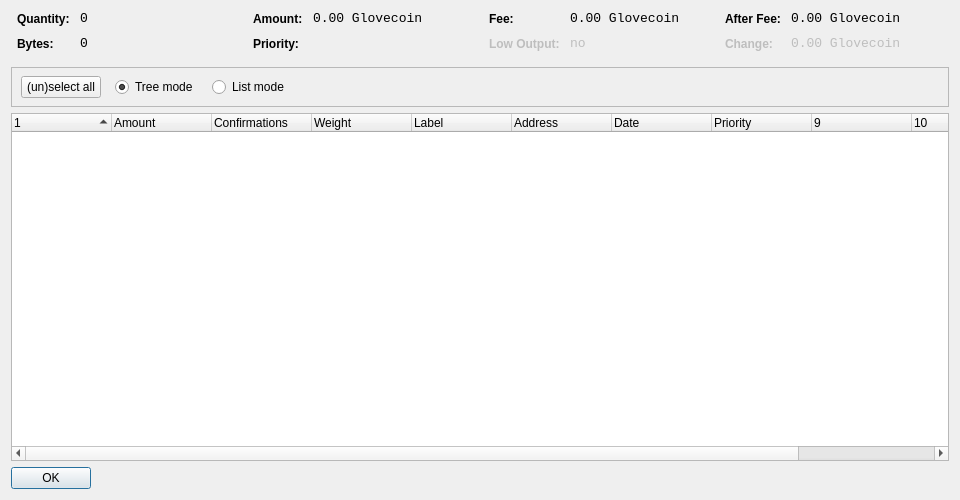
<?xml version="1.0" encoding="UTF-8"?>
<ui version="4.0">
 <class>CoinControlDialog</class>
 <widget class="QDialog" name="CoinControlDialog">
  <property name="geometry">
   <rect>
    <x>0</x>
    <y>0</y>
    <width>960</width>
    <height>500</height>
   </rect>
  </property>
  <property name="windowTitle">
   <string>Coin Control</string>
  </property>
  <layout class="QVBoxLayout" name="verticalLayout">
   <item>
    <layout class="QHBoxLayout" name="horizontalLayoutTop" stretch="0,0,0,0">
     <property name="topMargin">
      <number>0</number>
     </property>
     <property name="bottomMargin">
      <number>10</number>
     </property>
     <item>
      <layout class="QFormLayout" name="formLayoutCoinControl1">
       <property name="horizontalSpacing">
        <number>10</number>
       </property>
       <property name="verticalSpacing">
        <number>10</number>
       </property>
       <property name="leftMargin">
        <number>6</number>
       </property>
       <property name="rightMargin">
        <number>6</number>
       </property>
       <item row="0" column="0">
        <widget class="QLabel" name="labelCoinControlQuantityText">
         <property name="styleSheet">
          <string notr="true">font-weight:bold;</string>
         </property>
         <property name="text">
          <string>Quantity:</string>
         </property>
        </widget>
       </item>
       <item row="0" column="1">
        <widget class="QLabel" name="labelCoinControlQuantity">
         <property name="font">
          <font>
           <family>Monospace</family>
           <pointsize>10</pointsize>
          </font>
         </property>
         <property name="cursor">
          <cursorShape>IBeamCursor</cursorShape>
         </property>
         <property name="contextMenuPolicy">
          <enum>Qt::ActionsContextMenu</enum>
         </property>
         <property name="text">
          <string notr="true">0</string>
         </property>
         <property name="textInteractionFlags">
          <set>Qt::LinksAccessibleByMouse|Qt::TextSelectableByKeyboard|Qt::TextSelectableByMouse</set>
         </property>
        </widget>
       </item>
       <item row="1" column="0">
        <widget class="QLabel" name="labelCoinControlBytesText">
         <property name="styleSheet">
          <string notr="true">font-weight:bold;</string>
         </property>
         <property name="text">
          <string>Bytes:</string>
         </property>
        </widget>
       </item>
       <item row="1" column="1">
        <widget class="QLabel" name="labelCoinControlBytes">
         <property name="font">
          <font>
           <family>Monospace</family>
           <pointsize>10</pointsize>
          </font>
         </property>
         <property name="cursor">
          <cursorShape>IBeamCursor</cursorShape>
         </property>
         <property name="contextMenuPolicy">
          <enum>Qt::ActionsContextMenu</enum>
         </property>
         <property name="text">
          <string notr="true">0</string>
         </property>
         <property name="textInteractionFlags">
          <set>Qt::LinksAccessibleByMouse|Qt::TextSelectableByKeyboard|Qt::TextSelectableByMouse</set>
         </property>
        </widget>
       </item>
      </layout>
     </item>
     <item>
      <layout class="QFormLayout" name="formLayoutCoinControl2">
       <property name="horizontalSpacing">
        <number>10</number>
       </property>
       <property name="verticalSpacing">
        <number>10</number>
       </property>
       <property name="leftMargin">
        <number>6</number>
       </property>
       <property name="rightMargin">
        <number>6</number>
       </property>
       <item row="0" column="0">
        <widget class="QLabel" name="labelCoinControlAmountText">
         <property name="styleSheet">
          <string notr="true">font-weight:bold;</string>
         </property>
         <property name="text">
          <string>Amount:</string>
         </property>
        </widget>
       </item>
       <item row="0" column="1">
        <widget class="QLabel" name="labelCoinControlAmount">
         <property name="font">
          <font>
           <family>Monospace</family>
           <pointsize>10</pointsize>
          </font>
         </property>
         <property name="cursor">
          <cursorShape>IBeamCursor</cursorShape>
         </property>
         <property name="contextMenuPolicy">
          <enum>Qt::ActionsContextMenu</enum>
         </property>
         <property name="text">
          <string notr="true">0.00 Glovecoin</string>
         </property>
         <property name="textInteractionFlags">
          <set>Qt::LinksAccessibleByMouse|Qt::TextSelectableByKeyboard|Qt::TextSelectableByMouse</set>
         </property>
        </widget>
       </item>
       <item row="1" column="0">
        <widget class="QLabel" name="labelCoinControlPriorityText">
         <property name="styleSheet">
          <string notr="true">font-weight:bold;</string>
         </property>
         <property name="text">
          <string>Priority:</string>
         </property>
        </widget>
       </item>
       <item row="1" column="1">
        <widget class="QLabel" name="labelCoinControlPriority">
         <property name="font">
          <font>
           <family>Monospace</family>
           <pointsize>10</pointsize>
          </font>
         </property>
         <property name="cursor">
          <cursorShape>IBeamCursor</cursorShape>
         </property>
         <property name="contextMenuPolicy">
          <enum>Qt::ActionsContextMenu</enum>
         </property>
         <property name="text">
          <string/>
         </property>
         <property name="textInteractionFlags">
          <set>Qt::LinksAccessibleByMouse|Qt::TextSelectableByKeyboard|Qt::TextSelectableByMouse</set>
         </property>
        </widget>
       </item>
      </layout>
     </item>
     <item>
      <layout class="QFormLayout" name="formLayoutCoinControl3">
       <property name="horizontalSpacing">
        <number>10</number>
       </property>
       <property name="verticalSpacing">
        <number>10</number>
       </property>
       <property name="leftMargin">
        <number>6</number>
       </property>
       <property name="rightMargin">
        <number>6</number>
       </property>
       <item row="0" column="0">
        <widget class="QLabel" name="labelCoinControlFeeText">
         <property name="styleSheet">
          <string notr="true">font-weight:bold;</string>
         </property>
         <property name="text">
          <string>Fee:</string>
         </property>
        </widget>
       </item>
       <item row="0" column="1">
        <widget class="QLabel" name="labelCoinControlFee">
         <property name="font">
          <font>
           <family>Monospace</family>
           <pointsize>10</pointsize>
          </font>
         </property>
         <property name="cursor">
          <cursorShape>IBeamCursor</cursorShape>
         </property>
         <property name="contextMenuPolicy">
          <enum>Qt::ActionsContextMenu</enum>
         </property>
         <property name="text">
          <string notr="true">0.00 Glovecoin</string>
         </property>
         <property name="textInteractionFlags">
          <set>Qt::LinksAccessibleByMouse|Qt::TextSelectableByKeyboard|Qt::TextSelectableByMouse</set>
         </property>
        </widget>
       </item>
       <item row="1" column="0">
        <widget class="QLabel" name="labelCoinControlLowOutputText">
         <property name="enabled">
          <bool>false</bool>
         </property>
         <property name="styleSheet">
          <string notr="true">font-weight:bold;</string>
         </property>
         <property name="text">
          <string>Low Output:</string>
         </property>
        </widget>
       </item>
       <item row="1" column="1">
        <widget class="QLabel" name="labelCoinControlLowOutput">
         <property name="enabled">
          <bool>false</bool>
         </property>
         <property name="font">
          <font>
           <family>Monospace</family>
           <pointsize>10</pointsize>
          </font>
         </property>
         <property name="cursor">
          <cursorShape>IBeamCursor</cursorShape>
         </property>
         <property name="contextMenuPolicy">
          <enum>Qt::ActionsContextMenu</enum>
         </property>
         <property name="text">
          <string notr="true">no</string>
         </property>
         <property name="textInteractionFlags">
          <set>Qt::LinksAccessibleByMouse|Qt::TextSelectableByKeyboard|Qt::TextSelectableByMouse</set>
         </property>
        </widget>
       </item>
      </layout>
     </item>
     <item>
      <layout class="QFormLayout" name="formLayoutCoinControl4">
       <property name="horizontalSpacing">
        <number>10</number>
       </property>
       <property name="verticalSpacing">
        <number>10</number>
       </property>
       <property name="leftMargin">
        <number>6</number>
       </property>
       <property name="rightMargin">
        <number>6</number>
       </property>
       <item row="0" column="0">
        <widget class="QLabel" name="labelCoinControlAfterFeeText">
         <property name="styleSheet">
          <string notr="true">font-weight:bold;</string>
         </property>
         <property name="text">
          <string>After Fee:</string>
         </property>
        </widget>
       </item>
       <item row="0" column="1">
        <widget class="QLabel" name="labelCoinControlAfterFee">
         <property name="font">
          <font>
           <family>Monospace</family>
           <pointsize>10</pointsize>
          </font>
         </property>
         <property name="cursor">
          <cursorShape>IBeamCursor</cursorShape>
         </property>
         <property name="contextMenuPolicy">
          <enum>Qt::ActionsContextMenu</enum>
         </property>
         <property name="text">
          <string notr="true">0.00 Glovecoin</string>
         </property>
         <property name="textInteractionFlags">
          <set>Qt::LinksAccessibleByMouse|Qt::TextSelectableByKeyboard|Qt::TextSelectableByMouse</set>
         </property>
        </widget>
       </item>
       <item row="1" column="0">
        <widget class="QLabel" name="labelCoinControlChangeText">
         <property name="enabled">
          <bool>false</bool>
         </property>
         <property name="styleSheet">
          <string notr="true">font-weight:bold;</string>
         </property>
         <property name="text">
          <string>Change:</string>
         </property>
        </widget>
       </item>
       <item row="1" column="1">
        <widget class="QLabel" name="labelCoinControlChange">
         <property name="enabled">
          <bool>false</bool>
         </property>
         <property name="font">
          <font>
           <family>Monospace</family>
           <pointsize>10</pointsize>
          </font>
         </property>
         <property name="cursor">
          <cursorShape>IBeamCursor</cursorShape>
         </property>
         <property name="contextMenuPolicy">
          <enum>Qt::ActionsContextMenu</enum>
         </property>
         <property name="text">
          <string notr="true">0.00 Glovecoin</string>
         </property>
         <property name="textInteractionFlags">
          <set>Qt::LinksAccessibleByMouse|Qt::TextSelectableByKeyboard|Qt::TextSelectableByMouse</set>
         </property>
        </widget>
       </item>
      </layout>
     </item>
    </layout>
   </item>
   <item>
    <widget class="QFrame" name="frame">
     <property name="minimumSize">
      <size>
       <width>0</width>
       <height>40</height>
      </size>
     </property>
     <property name="frameShape">
      <enum>QFrame::StyledPanel</enum>
     </property>
     <property name="frameShadow">
      <enum>QFrame::Sunken</enum>
     </property>
     <widget class="QWidget" name="horizontalLayoutWidget">
      <property name="geometry">
       <rect>
        <x>10</x>
        <y>0</y>
        <width>781</width>
        <height>41</height>
       </rect>
      </property>
      <layout class="QHBoxLayout" name="horizontalLayoutPanel" stretch="0,0,0,0,0">
       <property name="spacing">
        <number>14</number>
       </property>
       <item>
        <widget class="QPushButton" name="pushButtonSelectAll">
         <property name="sizePolicy">
          <sizepolicy hsizetype="Maximum" vsizetype="Fixed">
           <horstretch>0</horstretch>
           <verstretch>0</verstretch>
          </sizepolicy>
         </property>
         <property name="text">
          <string>(un)select all</string>
         </property>
        </widget>
       </item>
       <item>
        <widget class="QRadioButton" name="radioTreeMode">
         <property name="sizePolicy">
          <sizepolicy hsizetype="Maximum" vsizetype="Fixed">
           <horstretch>0</horstretch>
           <verstretch>0</verstretch>
          </sizepolicy>
         </property>
         <property name="text">
          <string>Tree mode</string>
         </property>
         <property name="checked">
          <bool>true</bool>
         </property>
        </widget>
       </item>
       <item>
        <widget class="QRadioButton" name="radioListMode">
         <property name="sizePolicy">
          <sizepolicy hsizetype="Maximum" vsizetype="Fixed">
           <horstretch>0</horstretch>
           <verstretch>0</verstretch>
          </sizepolicy>
         </property>
         <property name="text">
          <string>List mode</string>
         </property>
        </widget>
       </item>
       <item>
        <spacer name="horizontalSpacer">
         <property name="orientation">
          <enum>Qt::Horizontal</enum>
         </property>
         <property name="sizeHint" stdset="0">
          <size>
           <width>40</width>
           <height>20</height>
          </size>
         </property>
        </spacer>
       </item>
      </layout>
     </widget>
    </widget>
   </item>
   <item>
    <widget class="CoinControlTreeWidget" name="treeWidget">
     <property name="contextMenuPolicy">
      <enum>Qt::CustomContextMenu</enum>
     </property>
     <property name="sortingEnabled">
      <bool>false</bool>
     </property>
     <property name="columnCount">
      <number>11</number>
     </property>
     <attribute name="headerShowSortIndicator" stdset="0">
      <bool>true</bool>
     </attribute>
     <attribute name="headerStretchLastSection">
      <bool>false</bool>
     </attribute>
     <column>
      <property name="text">
       <string/>
      </property>
     </column>
     <column>
      <property name="text">
       <string>Amount</string>
      </property>
     </column>
     <column>
      <property name="text">
       <string>Confirmations</string>
      </property>
      <property name="toolTip">
       <string>Confirmed</string>
      </property>
     </column>
     <column>
      <property name="text">
       <string>Weight</string>
      </property>
     </column>	 	 
     <column>
      <property name="text">
       <string>Label</string>
      </property>
     </column>
     <column>
      <property name="text">
       <string>Address</string>
      </property>
     </column>
     <column>
      <property name="text">
       <string>Date</string>
      </property>
     </column>
     <column>
      <property name="text">
       <string>Priority</string>
      </property>
     </column>
     <column>
      <property name="text">
       <string/>
      </property>
     </column>
     <column>
      <property name="text">
       <string/>
      </property>
     </column>
     <column>
      <property name="text">
       <string/>
      </property>
     </column>
     <column>
      <property name="text">
       <string/>
      </property>
     </column>
    </widget>
   </item>
   <item>
    <widget class="QDialogButtonBox" name="buttonBox">
     <property name="sizePolicy">
      <sizepolicy hsizetype="Maximum" vsizetype="Fixed">
       <horstretch>0</horstretch>
       <verstretch>0</verstretch>
      </sizepolicy>
     </property>
     <property name="orientation">
      <enum>Qt::Horizontal</enum>
     </property>
     <property name="standardButtons">
      <set>QDialogButtonBox::Ok</set>
     </property>
    </widget>
   </item>
  </layout>
 </widget>
 <customwidgets>
  <customwidget>
   <class>CoinControlTreeWidget</class>
   <extends>QTreeWidget</extends>
   <header>coincontroltreewidget.h</header>
  </customwidget>
 </customwidgets>
 <resources/>
 <connections/>
</ui>
